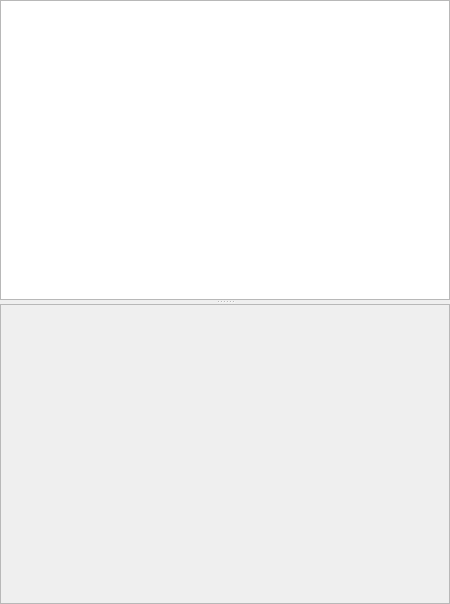
          <widget class="QSplitter" name="splitter">
           <property name="orientation">
            <enum>Qt::Vertical</enum>
           </property>
           <property name="childrenCollapsible">
            <bool>false</bool>
           </property>
           <widget class="QWidget" name="layoutWidget">
            <layout class="QHBoxLayout" name="horizontalLayout_2" stretch="1">
             <item>
              <widget class="QTableView" name="structure_properties_table">
               <property name="enabled">
                <bool>true</bool>
               </property>
               <property name="minimumSize">
                <size>
                 <width>250</width>
                 <height>300</height>
                </size>
               </property>
               <property name="layoutDirection">
                <enum>Qt::RightToLeft</enum>
               </property>
              </widget>
             </item>
            </layout>
           </widget>
           <widget class="QFrame" name="draw_frame">
            <property name="sizePolicy">
             <sizepolicy hsizetype="Preferred" vsizetype="Preferred">
              <horstretch>0</horstretch>
              <verstretch>0</verstretch>
             </sizepolicy>
            </property>
            <property name="minimumSize">
             <size>
              <width>450</width>
              <height>300</height>
             </size>
            </property>
            <property name="cursor">
             <cursorShape>OpenHandCursor</cursorShape>
            </property>
            <property name="frameShape">
             <enum>QFrame::StyledPanel</enum>
            </property>
            <property name="frameShadow">
             <enum>QFrame::Raised</enum>
            </property>
           </widget>
          </widget>
